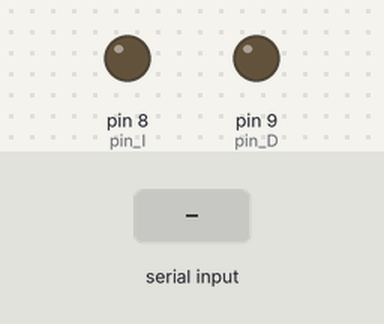
The sketch below on a simulated Arduino Uno, built with avr-gcc and run on an emulated ATmega328P. Parts: output pins drawn as LEDs (lit = HIGH). Inputs (shaded band) come from the test bench. What the sketch prints to the serial monitor is not drawn.

Above: at 1.2 s.
1.3 s: "d" received over Serial
At 1.8 s:
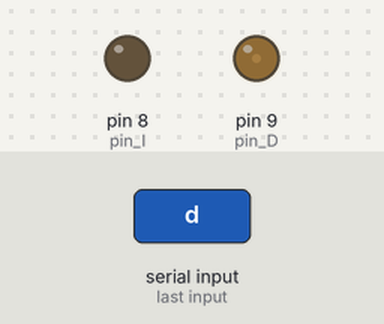
2.8 s: "a" received over Serial
At 4.0 s:
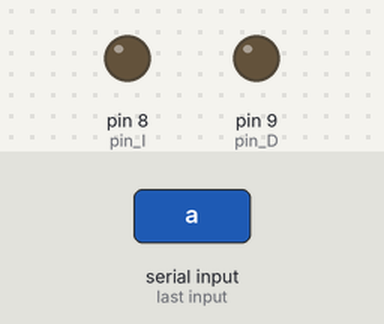
4.3 s: "a" received over Serial
At 5.3 s:
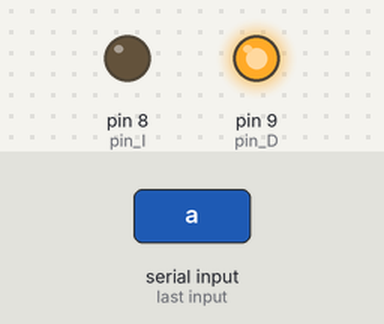
Timing chart, 0 to 7.3 s (numbered marks = the images above; inputs shaded):
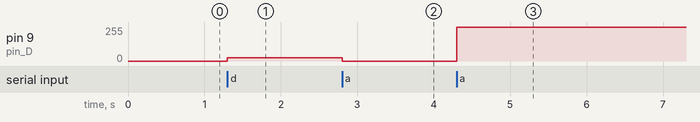

Measured:
- after the input at 1.3 s, pin 9 (pin_D): 0/255 → 25/255 at once
- after the input at 2.8 s, pin 9 (pin_D): 25/255 → 0/255 at once
- after the input at 4.3 s, pin 9 (pin_D): 0/255 → 255/255 at once

The sketch:

tp1C_punto_D.ino
```cpp
// Controlar la velocidad de giro del eje del motor CC desde una PC

const int pin_I = 8;
const int pin_D = 9;
char control;
int velocidad = 0;

void setup() {
    Serial.begin(9600);
    pinMode(pin_I,OUTPUT);
    pinMode(pin_D,OUTPUT);
    Serial.println("Presione repetidas veces A o D para aumentar o disminuir la velocidad de giro (Giro sentido horario)");
}

void loop(){
    if(Serial.available()){
        control = Serial.read();
        if(velocidad >= 0 and velocidad <= 255)
        {
            if(control == 'd')
            {
              velocidad = velocidad + 25;
              digitalWrite(pin_I, LOW);
              analogWrite(pin_D, velocidad);
            }
            if (control == 'a')
            {
              velocidad = velocidad - 25;
              digitalWrite(pin_I, LOW);
              analogWrite(pin_D, velocidad);
            }
        }
        if(velocidad > 255){
          analogWrite(pin_D, 255);
          if (control == 'a') velocidad = velocidad - 25;
        }
        if(velocidad < 0){
          analogWrite(pin_D, velocidad);
          if (control == 'd') velocidad = velocidad + 25;
        }
        delay(10);
    }
}
```
